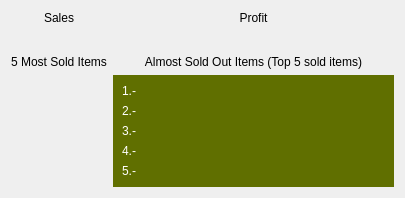
     <widget class="QWidget" name="pageWelcome">
      <layout class="QGridLayout" name="gridLayout">
       <item row="1" column="0">
        <widget class="QWidget" name="widget" native="true">
         <layout class="QVBoxLayout" name="verticalLayout_5">
          <item>
           <widget class="KPlotWidget" name="plotSales">
            <property name="maximumSize">
             <size>
              <width>400</width>
              <height>300</height>
             </size>
            </property>
            <property name="backgroundColor">
             <color>
              <red>96</red>
              <green>111</green>
              <blue>0</blue>
             </color>
            </property>
           </widget>
          </item>
         </layout>
        </widget>
       </item>
       <item row="1" column="1">
        <widget class="QWidget" name="widget_2" native="true">
         <layout class="QVBoxLayout" name="verticalLayout_6">
          <item>
           <widget class="KPlotWidget" name="plotProfit">
            <property name="maximumSize">
             <size>
              <width>400</width>
              <height>300</height>
             </size>
            </property>
            <property name="backgroundColor">
             <color>
              <red>96</red>
              <green>111</green>
              <blue>0</blue>
             </color>
            </property>
           </widget>
          </item>
         </layout>
        </widget>
       </item>
       <item row="2" column="0">
        <widget class="QLabel" name="lblGraphSoldItems">
         <property name="sizePolicy">
          <sizepolicy hsizetype="Minimum" vsizetype="Maximum">
           <horstretch>0</horstretch>
           <verstretch>0</verstretch>
          </sizepolicy>
         </property>
         <property name="text">
          <string>5 Most Sold Items</string>
         </property>
         <property name="alignment">
          <set>Qt::AlignCenter</set>
         </property>
        </widget>
       </item>
       <item row="2" column="1">
        <widget class="QLabel" name="lblGraphAlmostSoldOutItems">
         <property name="sizePolicy">
          <sizepolicy hsizetype="Minimum" vsizetype="Maximum">
           <horstretch>0</horstretch>
           <verstretch>0</verstretch>
          </sizepolicy>
         </property>
         <property name="text">
          <string>Almost Sold Out Items (Top 5 sold items)</string>
         </property>
         <property name="alignment">
          <set>Qt::AlignCenter</set>
         </property>
        </widget>
       </item>
       <item row="0" column="0">
        <widget class="QLabel" name="lblGraphSales">
         <property name="sizePolicy">
          <sizepolicy hsizetype="Minimum" vsizetype="Maximum">
           <horstretch>0</horstretch>
           <verstretch>0</verstretch>
          </sizepolicy>
         </property>
         <property name="text">
          <string>Sales</string>
         </property>
         <property name="alignment">
          <set>Qt::AlignCenter</set>
         </property>
        </widget>
       </item>
       <item row="0" column="1">
        <widget class="QLabel" name="lblGraphProfit">
         <property name="sizePolicy">
          <sizepolicy hsizetype="Minimum" vsizetype="Maximum">
           <horstretch>0</horstretch>
           <verstretch>0</verstretch>
          </sizepolicy>
         </property>
         <property name="text">
          <string>Profit</string>
         </property>
         <property name="alignment">
          <set>Qt::AlignCenter</set>
         </property>
        </widget>
       </item>
       <item row="3" column="0">
        <widget class="KPlotWidget" name="plotMostSold">
         <property name="maximumSize">
          <size>
           <width>400</width>
           <height>300</height>
          </size>
         </property>
         <property name="backgroundColor">
          <color>
           <red>96</red>
           <green>111</green>
           <blue>0</blue>
          </color>
         </property>
         <property name="gridColor">
          <color>
           <red>255</red>
           <green>0</green>
           <blue>0</blue>
          </color>
         </property>
         <property name="grid" stdset="0">
          <bool>false</bool>
         </property>
        </widget>
       </item>
       <item row="3" column="1">
        <widget class="QFrame" name="frame">
         <property name="minimumSize">
          <size>
           <width>250</width>
           <height>0</height>
          </size>
         </property>
         <property name="maximumSize">
          <size>
           <width>400</width>
           <height>300</height>
          </size>
         </property>
         <property name="palette">
          <palette>
           <active>
            <colorrole role="WindowText">
             <brush brushstyle="SolidPattern">
              <color alpha="255">
               <red>255</red>
               <green>255</green>
               <blue>255</blue>
              </color>
             </brush>
            </colorrole>
            <colorrole role="Button">
             <brush brushstyle="SolidPattern">
              <color alpha="255">
               <red>96</red>
               <green>111</green>
               <blue>0</blue>
              </color>
             </brush>
            </colorrole>
            <colorrole role="Light">
             <brush brushstyle="SolidPattern">
              <color alpha="255">
               <red>144</red>
               <green>167</green>
               <blue>0</blue>
              </color>
             </brush>
            </colorrole>
            <colorrole role="Midlight">
             <brush brushstyle="SolidPattern">
              <color alpha="255">
               <red>120</red>
               <green>139</green>
               <blue>0</blue>
              </color>
             </brush>
            </colorrole>
            <colorrole role="Dark">
             <brush brushstyle="SolidPattern">
              <color alpha="255">
               <red>48</red>
               <green>55</green>
               <blue>0</blue>
              </color>
             </brush>
            </colorrole>
            <colorrole role="Mid">
             <brush brushstyle="SolidPattern">
              <color alpha="255">
               <red>64</red>
               <green>74</green>
               <blue>0</blue>
              </color>
             </brush>
            </colorrole>
            <colorrole role="Text">
             <brush brushstyle="SolidPattern">
              <color alpha="255">
               <red>255</red>
               <green>255</green>
               <blue>255</blue>
              </color>
             </brush>
            </colorrole>
            <colorrole role="BrightText">
             <brush brushstyle="SolidPattern">
              <color alpha="255">
               <red>255</red>
               <green>255</green>
               <blue>255</blue>
              </color>
             </brush>
            </colorrole>
            <colorrole role="ButtonText">
             <brush brushstyle="SolidPattern">
              <color alpha="255">
               <red>255</red>
               <green>255</green>
               <blue>255</blue>
              </color>
             </brush>
            </colorrole>
            <colorrole role="Base">
             <brush brushstyle="SolidPattern">
              <color alpha="255">
               <red>0</red>
               <green>0</green>
               <blue>0</blue>
              </color>
             </brush>
            </colorrole>
            <colorrole role="Window">
             <brush brushstyle="SolidPattern">
              <color alpha="255">
               <red>96</red>
               <green>111</green>
               <blue>0</blue>
              </color>
             </brush>
            </colorrole>
            <colorrole role="Shadow">
             <brush brushstyle="SolidPattern">
              <color alpha="255">
               <red>0</red>
               <green>0</green>
               <blue>0</blue>
              </color>
             </brush>
            </colorrole>
            <colorrole role="AlternateBase">
             <brush brushstyle="SolidPattern">
              <color alpha="255">
               <red>48</red>
               <green>55</green>
               <blue>0</blue>
              </color>
             </brush>
            </colorrole>
            <colorrole role="ToolTipBase">
             <brush brushstyle="SolidPattern">
              <color alpha="255">
               <red>255</red>
               <green>255</green>
               <blue>220</blue>
              </color>
             </brush>
            </colorrole>
            <colorrole role="ToolTipText">
             <brush brushstyle="SolidPattern">
              <color alpha="255">
               <red>0</red>
               <green>0</green>
               <blue>0</blue>
              </color>
             </brush>
            </colorrole>
           </active>
           <inactive>
            <colorrole role="WindowText">
             <brush brushstyle="SolidPattern">
              <color alpha="255">
               <red>255</red>
               <green>255</green>
               <blue>255</blue>
              </color>
             </brush>
            </colorrole>
            <colorrole role="Button">
             <brush brushstyle="SolidPattern">
              <color alpha="255">
               <red>96</red>
               <green>111</green>
               <blue>0</blue>
              </color>
             </brush>
            </colorrole>
            <colorrole role="Light">
             <brush brushstyle="SolidPattern">
              <color alpha="255">
               <red>144</red>
               <green>167</green>
               <blue>0</blue>
              </color>
             </brush>
            </colorrole>
            <colorrole role="Midlight">
             <brush brushstyle="SolidPattern">
              <color alpha="255">
               <red>120</red>
               <green>139</green>
               <blue>0</blue>
              </color>
             </brush>
            </colorrole>
            <colorrole role="Dark">
             <brush brushstyle="SolidPattern">
              <color alpha="255">
               <red>48</red>
               <green>55</green>
               <blue>0</blue>
              </color>
             </brush>
            </colorrole>
            <colorrole role="Mid">
             <brush brushstyle="SolidPattern">
              <color alpha="255">
               <red>64</red>
               <green>74</green>
               <blue>0</blue>
              </color>
             </brush>
            </colorrole>
            <colorrole role="Text">
             <brush brushstyle="SolidPattern">
              <color alpha="255">
               <red>255</red>
               <green>255</green>
               <blue>255</blue>
              </color>
             </brush>
            </colorrole>
            <colorrole role="BrightText">
             <brush brushstyle="SolidPattern">
              <color alpha="255">
               <red>255</red>
               <green>255</green>
               <blue>255</blue>
              </color>
             </brush>
            </colorrole>
            <colorrole role="ButtonText">
             <brush brushstyle="SolidPattern">
              <color alpha="255">
               <red>255</red>
               <green>255</green>
               <blue>255</blue>
              </color>
             </brush>
            </colorrole>
            <colorrole role="Base">
             <brush brushstyle="SolidPattern">
              <color alpha="255">
               <red>0</red>
               <green>0</green>
               <blue>0</blue>
              </color>
             </brush>
            </colorrole>
            <colorrole role="Window">
             <brush brushstyle="SolidPattern">
              <color alpha="255">
               <red>96</red>
               <green>111</green>
               <blue>0</blue>
              </color>
             </brush>
            </colorrole>
            <colorrole role="Shadow">
             <brush brushstyle="SolidPattern">
              <color alpha="255">
               <red>0</red>
               <green>0</green>
               <blue>0</blue>
              </color>
             </brush>
            </colorrole>
            <colorrole role="AlternateBase">
             <brush brushstyle="SolidPattern">
              <color alpha="255">
               <red>48</red>
               <green>55</green>
               <blue>0</blue>
              </color>
             </brush>
            </colorrole>
            <colorrole role="ToolTipBase">
             <brush brushstyle="SolidPattern">
              <color alpha="255">
               <red>255</red>
               <green>255</green>
               <blue>220</blue>
              </color>
             </brush>
            </colorrole>
            <colorrole role="ToolTipText">
             <brush brushstyle="SolidPattern">
              <color alpha="255">
               <red>0</red>
               <green>0</green>
               <blue>0</blue>
              </color>
             </brush>
            </colorrole>
           </inactive>
           <disabled>
            <colorrole role="WindowText">
             <brush brushstyle="SolidPattern">
              <color alpha="255">
               <red>48</red>
               <green>55</green>
               <blue>0</blue>
              </color>
             </brush>
            </colorrole>
            <colorrole role="Button">
             <brush brushstyle="SolidPattern">
              <color alpha="255">
               <red>96</red>
               <green>111</green>
               <blue>0</blue>
              </color>
             </brush>
            </colorrole>
            <colorrole role="Light">
             <brush brushstyle="SolidPattern">
              <color alpha="255">
               <red>144</red>
               <green>167</green>
               <blue>0</blue>
              </color>
             </brush>
            </colorrole>
            <colorrole role="Midlight">
             <brush brushstyle="SolidPattern">
              <color alpha="255">
               <red>120</red>
               <green>139</green>
               <blue>0</blue>
              </color>
             </brush>
            </colorrole>
            <colorrole role="Dark">
             <brush brushstyle="SolidPattern">
              <color alpha="255">
               <red>48</red>
               <green>55</green>
               <blue>0</blue>
              </color>
             </brush>
            </colorrole>
            <colorrole role="Mid">
             <brush brushstyle="SolidPattern">
              <color alpha="255">
               <red>64</red>
               <green>74</green>
               <blue>0</blue>
              </color>
             </brush>
            </colorrole>
            <colorrole role="Text">
             <brush brushstyle="SolidPattern">
              <color alpha="255">
               <red>48</red>
               <green>55</green>
               <blue>0</blue>
              </color>
             </brush>
            </colorrole>
            <colorrole role="BrightText">
             <brush brushstyle="SolidPattern">
              <color alpha="255">
               <red>255</red>
               <green>255</green>
               <blue>255</blue>
              </color>
             </brush>
            </colorrole>
            <colorrole role="ButtonText">
             <brush brushstyle="SolidPattern">
              <color alpha="255">
               <red>48</red>
               <green>55</green>
               <blue>0</blue>
              </color>
             </brush>
            </colorrole>
            <colorrole role="Base">
             <brush brushstyle="SolidPattern">
              <color alpha="255">
               <red>96</red>
               <green>111</green>
               <blue>0</blue>
              </color>
             </brush>
            </colorrole>
            <colorrole role="Window">
             <brush brushstyle="SolidPattern">
              <color alpha="255">
               <red>96</red>
               <green>111</green>
               <blue>0</blue>
              </color>
             </brush>
            </colorrole>
            <colorrole role="Shadow">
             <brush brushstyle="SolidPattern">
              <color alpha="255">
               <red>0</red>
               <green>0</green>
               <blue>0</blue>
              </color>
             </brush>
            </colorrole>
            <colorrole role="AlternateBase">
             <brush brushstyle="SolidPattern">
              <color alpha="255">
               <red>96</red>
               <green>111</green>
               <blue>0</blue>
              </color>
             </brush>
            </colorrole>
            <colorrole role="ToolTipBase">
             <brush brushstyle="SolidPattern">
              <color alpha="255">
               <red>255</red>
               <green>255</green>
               <blue>220</blue>
              </color>
             </brush>
            </colorrole>
            <colorrole role="ToolTipText">
             <brush brushstyle="SolidPattern">
              <color alpha="255">
               <red>0</red>
               <green>0</green>
               <blue>0</blue>
              </color>
             </brush>
            </colorrole>
           </disabled>
          </palette>
         </property>
         <property name="autoFillBackground">
          <bool>true</bool>
         </property>
         <property name="frameShape">
          <enum>QFrame::NoFrame</enum>
         </property>
         <property name="frameShadow">
          <enum>QFrame::Raised</enum>
         </property>
         <layout class="QVBoxLayout" name="verticalLayout_17">
          <item>
           <layout class="QHBoxLayout" name="horizontalLayout_7">
            <item>
             <widget class="QLabel" name="lblProd1">
              <property name="minimumSize">
               <size>
                <width>250</width>
                <height>0</height>
               </size>
              </property>
              <property name="text">
               <string>1.-</string>
              </property>
              <property name="alignment">
               <set>Qt::AlignLeading|Qt::AlignLeft|Qt::AlignVCenter</set>
              </property>
              <property name="wordWrap">
               <bool>true</bool>
              </property>
             </widget>
            </item>
            <item>
             <widget class="QLabel" name="counter1">
              <property name="text">
               <string/>
              </property>
             </widget>
            </item>
           </layout>
          </item>
          <item>
           <layout class="QHBoxLayout" name="horizontalLayout_8">
            <item>
             <widget class="QLabel" name="lblProd2">
              <property name="minimumSize">
               <size>
                <width>250</width>
                <height>0</height>
               </size>
              </property>
              <property name="text">
               <string>2.-</string>
              </property>
              <property name="wordWrap">
               <bool>true</bool>
              </property>
             </widget>
            </item>
            <item>
             <widget class="QLabel" name="counter2">
              <property name="text">
               <string/>
              </property>
             </widget>
            </item>
           </layout>
          </item>
          <item>
           <layout class="QHBoxLayout" name="horizontalLayout_9">
            <item>
             <widget class="QLabel" name="lblProd3">
              <property name="minimumSize">
               <size>
                <width>250</width>
                <height>0</height>
               </size>
              </property>
              <property name="text">
               <string>3.-</string>
              </property>
              <property name="wordWrap">
               <bool>true</bool>
              </property>
             </widget>
            </item>
            <item>
             <widget class="QLabel" name="counter3">
              <property name="text">
               <string/>
              </property>
             </widget>
            </item>
           </layout>
          </item>
          <item>
           <layout class="QHBoxLayout" name="horizontalLayout_10">
            <item>
             <widget class="QLabel" name="lblProd4">
              <property name="minimumSize">
               <size>
                <width>250</width>
                <height>0</height>
               </size>
              </property>
              <property name="text">
               <string>4.-</string>
              </property>
              <property name="wordWrap">
               <bool>true</bool>
              </property>
             </widget>
            </item>
            <item>
             <widget class="QLabel" name="counter4">
              <property name="text">
               <string/>
              </property>
             </widget>
            </item>
           </layout>
          </item>
          <item>
           <layout class="QHBoxLayout" name="horizontalLayout_11">
            <item>
             <widget class="QLabel" name="lblProd5">
              <property name="minimumSize">
               <size>
                <width>250</width>
                <height>0</height>
               </size>
              </property>
              <property name="text">
               <string>5.-</string>
              </property>
              <property name="wordWrap">
               <bool>true</bool>
              </property>
             </widget>
            </item>
            <item>
             <widget class="QLabel" name="counter5">
              <property name="text">
               <string/>
              </property>
             </widget>
            </item>
           </layout>
          </item>
         </layout>
        </widget>
       </item>
      </layout>
     </widget>
